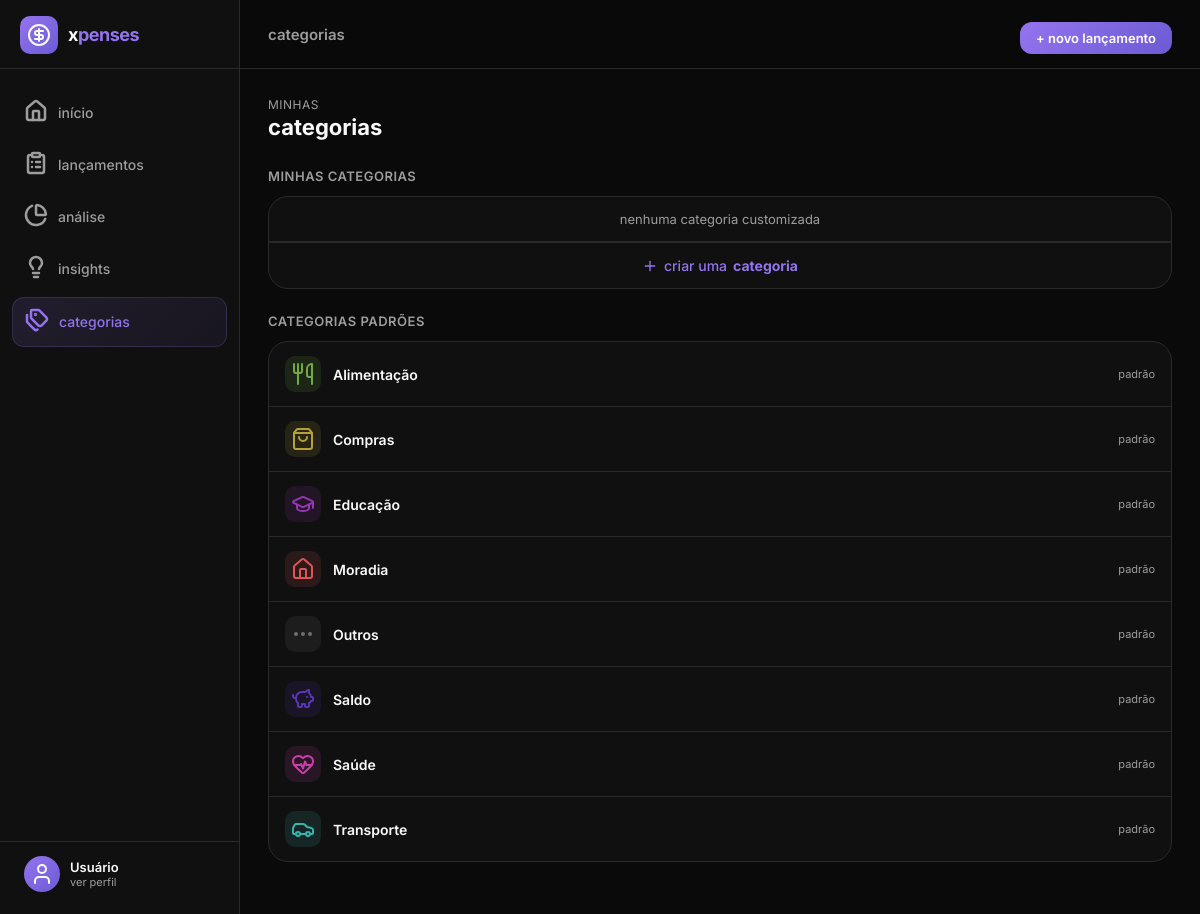
Page /categorias/ on the committed database.
### core/models.py (models this page shows, shortened)
class Category(models.Model):
    TYPE_CHOICES = [('default', 'Padrão'), ('custom', 'Customizada')]
    name = models.CharField(max_length=100, unique=True)
    icon = models.CharField(max_length=100, default='circle')
    color = models.CharField(max_length=20, default='#6F6F6F')
    type = models.CharField(max_length=10, choices=TYPE_CHOICES, default='custom')
    class Meta:
        ordering = ['name']
        verbose_name = 'Categoria'
        verbose_name_plural = 'Categorias'

### core/views.py (the view)
# urls.py: path('categorias/', views.categories, name='categories'),
def categories(request):
    if request.method == 'POST':
        form = CategoryForm(request.POST)
        if form.is_valid():
            form.save()
            messages.success(request, 'Categoria criada!')
            return redirect('categories')
    else:
        form = CategoryForm()
    default_cats = Category.objects.filter(type='default').order_by('name')
    custom_cats = Category.objects.filter(type='custom').order_by('-id')
    ctx = {'form': form, 'default_cats': default_cats, 'custom_cats': custom_cats}
    return render(request, 'core/categories.html', ctx)

### core/context_processors.py (called while the page is built)
def user_profile(request):
    profile = UserProfile.objects.first()
    return {'user_profile': profile}

### core/templates/core/categories.html (shortened to what this page needs)
{% extends 'core/base.html' %}
{% block nav_categories %}active{% endblock %}
{% block topbar_title %}categorias{% endblock %}
{% block content %}
<div class="page-header">
  <div class="page-header-left">
    <div class="sub">minhas</div>
    <h1>categorias</h1>
  </div>
</div>
<div class="section-title">minhas categorias</div>
<div class="cat-list">
  {% for cat in custom_cats %}
  <div class="cat-item">
    <div class="cat-item-left">
      <div class="cat-icon" style="background:{{ cat.color }}22;">
        <i data-lucide="{{ cat.icon|default:'circle' }}" style="color:{{ cat.color }};"></i>
      </div>
      <span class="cat-name">{{ cat.name }}</span>
    </div>
    <form method="post" action="{% url 'category_delete' cat.pk %}"
          onsubmit="return confirm('Deletar categoria {{ cat.name }}?')">
      {% csrf_token %}
      <button type="submit" class="btn btn-ghost btn-sm" style="color:var(--despesa);">
        <i data-lucide="trash-2" style="width:16px;height:16px;"></i>
      </button>
    </form>
  </div>
  {% empty %}
  <div class="cat-item" style="color:var(--text-muted);font-size:13px;justify-content:center;">
    nenhuma categoria customizada
  </div>
  {% endfor %}
  <button class="cat-create-btn" id="open-cat-modal" style="display:flex;align-items:center;justify-content:center;gap:6px;">
    <i data-lucide="plus" style="width:16px;height:16px;"></i> criar uma <strong>categoria</strong>
  </button>
</div>
<div class="section-title">categorias padrões</div>
<div class="cat-list">
  {% for cat in default_cats %}
  <div class="cat-item">
    <div class="cat-item-left">
      <div class="cat-icon" style="background:{{ cat.color }}22;">
        <i data-lucide="{{ cat.icon|default:'circle' }}" style="color:{{ cat.color }};"></i>
      </div>
      <span class="cat-name">{{ cat.name }}</span>
    </div>
    <span style="font-size:11px;color:var(--text-muted);">padrão</span>
  </div>
  {% empty %}
  <div class="cat-item" style="color:var(--text-muted);">nenhuma</div>
  {% endfor %}
</div>
{% endblock %}

### core/static/core/css/style.css (style rules this page uses)
:root { --bg: #0a0a0a; --surface: #101010; --surface2: #191919; --surface3: #1d1d1d; --border: #2a2a2a; --text: #fafafa; --text-muted: #9d9d9d; --accent: #9474ee; --receita: #03dac6; --despesa: #e5405e; --blue: #39ace7; --yellow: #cfc466; --radius: 12px; --radius-lg: 20px; --sidebar-w: 240px; --transition: 0.2s cubic-bezier(0.4, 0, 0.2, 1); }
*, *::before, *::after { box-sizing: border-box; margin: 0; padding: 0; }
html { font-size: 16px; scroll-behavior: smooth; }
body { font-family: "Inter", sans-serif; background: var(--bg); color: var(--text); min-height: 100vh; display: flex; overflow-x: hidden; }
button { cursor: pointer; border: none; background: none; font-family: inherit; }
.section-title { font-size: 13px; font-weight: 600; color: var(--text-muted); text-transform: uppercase; letter-spacing: 0.5px; margin-bottom: 12px; }
.cat-list { background: var(--surface); border: 1px solid var(--border); border-radius: var(--radius-lg); overflow: hidden; margin-bottom: 24px; }
.cat-item { display: flex; align-items: center; justify-content: space-between; padding: 14px 16px; border-bottom: 1px solid var(--border); }
.cat-item:last-child { border-bottom: none; }
.cat-item-left { display: flex; align-items: center; gap: 12px; }
.cat-icon { width: 36px; height: 36px; border-radius: 10px; display: flex; align-items: center; justify-content: center; font-size: 16px; }
.cat-name { font-size: 14px; font-weight: 600; text-transform: capitalize; }
.cat-create-btn { display: flex; align-items: center; gap: 10px; padding: 14px 16px; color: var(--accent); font-size: 14px; font-weight: 500; width: 100%; cursor: pointer; border: none; background: none; border-top: 1px solid var(--border); transition: background var(--transition); }
.page-header { display: flex; align-items: center; justify-content: space-between; flex-wrap: wrap; gap: 16px; margin-bottom: 28px; }
.page-header-left .sub { font-size: 12px; color: var(--text-muted); text-transform: uppercase; letter-spacing: 0.5px; }
.page-header-left h1 { font-size: 22px; font-weight: 700; margin-top: 2px; }

### rows in the picture
Category: name "Alimentação"
Category: name "Compras"
Category: name "Educação"
Category: name "Moradia"
Category: name "Outros"
Category: name "Saldo"
Category: name "Saúde"
Category: name "Transporte"

### other values in the picture
{{ user_profile.name|default:"Usuário" }} "Usuário"
